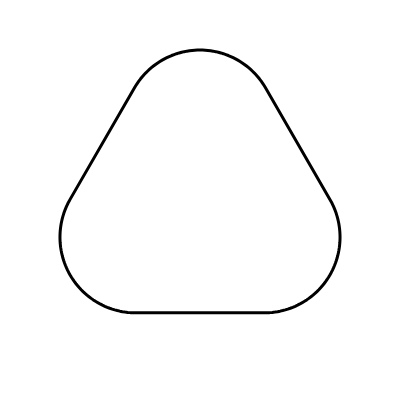
Frame 1 (no input)
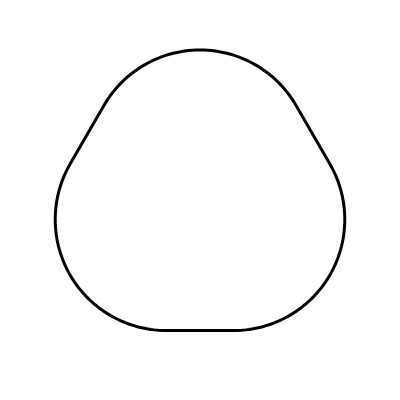
Frame 60 (no input)
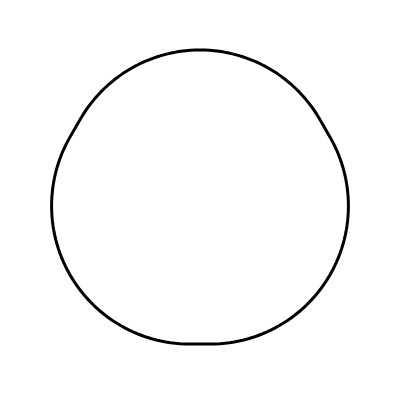
Frame 120 (the mouse pressed at the canvas centre since frame 60)

The p5.js sketch that drew these frames (run headless with seeded random() and noise() and a simulated clock; from frame 60 on, the mouse is pressed at the canvas centre):

// p5.js sketch
// ── sketch.js
var radius;
var cx, cy;
var trianglePoints = [];
var currentRadii01;
var bShowDebug = false;

//-----------------------------------------
function setup() {
  createCanvas(400, 400);

  radius = width / 2 * 0.75;
  cx = width / 2;
  cy = height / 2;

  for (var i = 0; i < 3; i++) { // triangle vertices
    var x = cx + radius * cos(i * TWO_PI / 3.0 - HALF_PI);
    var y = cy + radius * sin(i * TWO_PI / 3.0 - HALF_PI);
    trianglePoints[i] = {
      x, y
    };
  }
}

//-----------------------------------------
function draw() {
  background(255);
  noFill();
  stroke(0);
  strokeWeight(3);
  strokeJoin(ROUND);

  currentRadii01 = 0.5 + 0.5 * sin(millis() / 2000.0);
  var rad = currentRadii01 * radius;

  beginShape();
  for (var i = 0; i < 3; i++) {
    var px = map(currentRadii01, 0, 1, trianglePoints[i].x, cx);
    var py = map(currentRadii01, 0, 1, trianglePoints[i].y, cy);

    var ang1 = (i + 1) * TWO_PI / 3.0 + HALF_PI;
    var ang2 = (i + 2) * TWO_PI / 3.0 + HALF_PI;
    var dang = (ang2 - ang1) / 60.0;
    for (var t = ang1; t <= ang2; t += dang) {
      var ax = px + rad * cos(t);
      var ay = py + rad * sin(t);
      vertex(ax, ay);
    }
  }
  endShape(CLOSE);

  drawDebug();
}

//-----------------------------------------
function keyPressed() {
  bShowDebug = !bShowDebug;
}

//-----------------------------------------
function drawDebug() {
  if (bShowDebug) {
    strokeWeight(1);
    stroke(255, 0, 0, 64);
    for (var i = 0; i < 3; i++) {
      var px = map(currentRadii01, 0, 1, trianglePoints[i].x, cx);
      var py = map(currentRadii01, 0, 1, trianglePoints[i].y, cy);
      var ang1 = (i + 1) * TWO_PI / 3.0 + HALF_PI;
      var ang2 = (i + 2) * TWO_PI / 3.0 + HALF_PI;
      var dang = (ang2 - ang1) / 60.0;
      for (var t = ang1; t <= ang2; t += dang) {
        var ax = px + currentRadii01 * radius * cos(t);
        var ay = py + currentRadii01 * radius * sin(t);
        line(px, py, ax, ay);
      }
    }
  }
}
